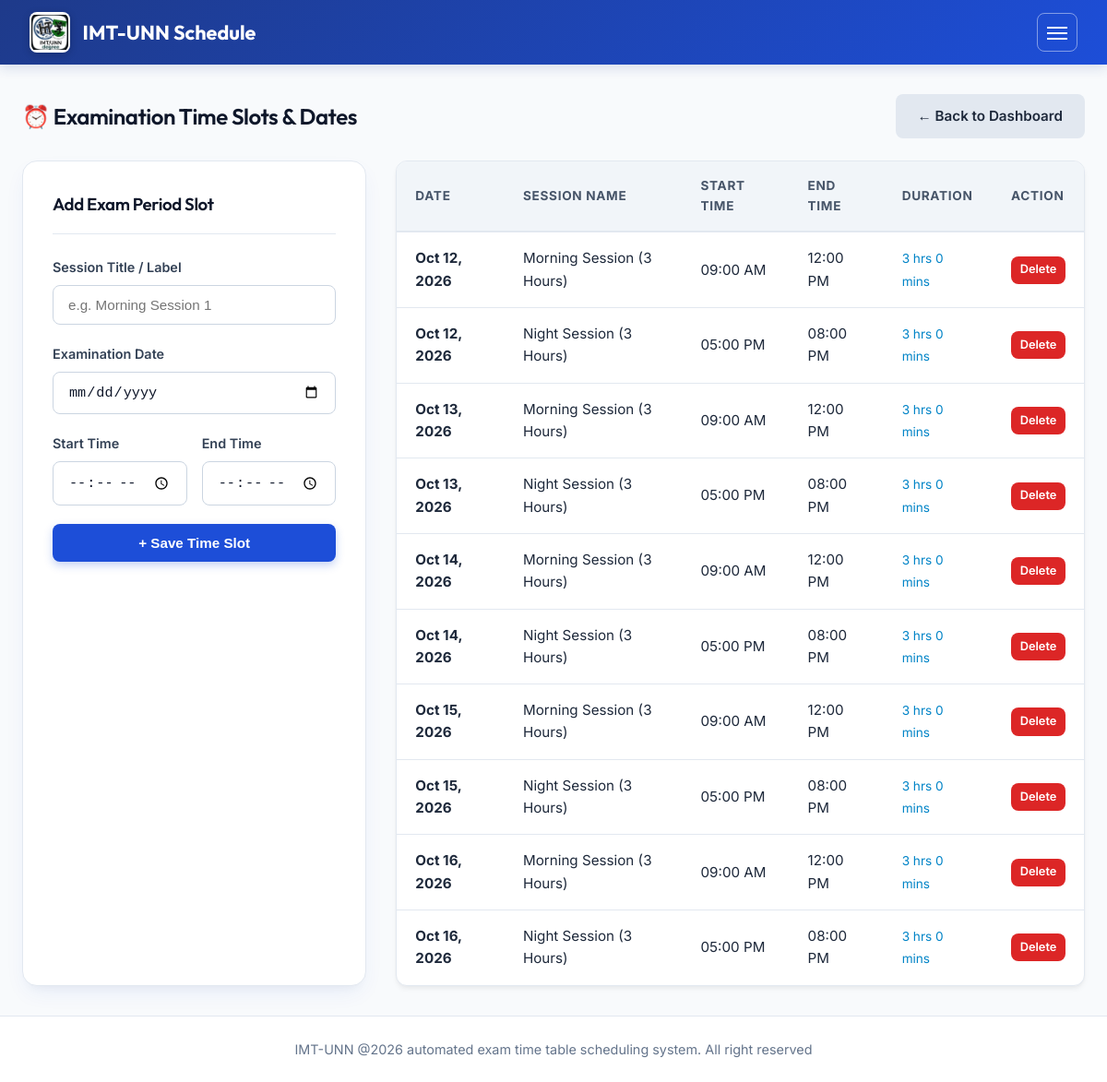
Page /admin/register_period.php (signed in) on the committed database.
### tables this page shows
CREATE TABLE IF NOT EXISTS `periods` (
  `id`          INT AUTO_INCREMENT PRIMARY KEY,
  `period_name` VARCHAR(100) NOT NULL,
  `exam_date`   DATE NOT NULL,
  `start_time`  TIME NOT NULL,
  `end_time`    TIME NOT NULL,
  `created_at`  TIMESTAMP DEFAULT CURRENT_TIMESTAMP
);

### admin/register_period.php (the view, shortened to what this page needs)
<?php
require_once '../includes/db.php';
$periods = $pdo->query("SELECT * FROM periods ORDER BY exam_date ASC, start_time ASC")->fetchAll();
require_once '../includes/header.php';
?>
<div class="page-header">
  <h2>⏰ Examination Time Slots & Dates</h2>
  <a href="dashboard.php" class="btn btn-secondary">&larr; Back to Dashboard</a>
</div>
<div class="management-grid">
  <div class="form-card" style="margin: 0;">
    <div class="form-header">
      <h3>Add Exam Period Slot</h3>
    </div>
    <form action="register_period.php" method="POST">
      <div class="form-group">
        <label for="period_name">Session Title / Label</label>
        <input type="text" id="period_name" name="period_name" class="form-control" placeholder="e.g. Morning Session 1" required>
      </div>
      <div class="form-group">
        <label for="exam_date">Examination Date</label>
        <input type="date" id="exam_date" name="exam_date" class="form-control" required>
      </div>
      <div class="form-grid-2">
        <div class="form-group">
          <label for="start_time">Start Time</label>
          <input type="time" id="start_time" name="start_time" class="form-control" required>
        </div>
        <div class="form-group">
          <label for="end_time">End Time</label>
          <input type="time" id="end_time" name="end_time" class="form-control" required>
        </div>
      </div>
      <button type="submit" name="add_period" class="btn btn-primary" style="width: 100%;">+ Save Time Slot</button>
    </form>
  </div>
  <div class="table-responsive">
    <table class="custom-table">
      <thead>
        <tr>
          <th>Date</th>
          <th>Session Name</th>
          <th>Start Time</th>
          <th>End Time</th>
          <th>Duration</th>
          <th>Action</th>
        </tr>
      </thead>
      <tbody>
        <?php if (!empty($periods)): ?>
          <?php foreach ($periods as $p): ?>
            <?php
              $start = new DateTime($p['start_time']);
              $end = new DateTime($p['end_time']);
              $duration = $start->diff($end)->format('%h hrs %i mins');
            ?>
            <tr>
              <td><strong><?php echo date('M d, Y', strtotime($p['exam_date'])); ?></strong></td>
              <td><?php echo htmlspecialchars($p['period_name']); ?></td>
              <td><?php echo date('h:i A', strtotime($p['start_time'])); ?></td>
              <td><?php echo date('h:i A', strtotime($p['end_time'])); ?></td>
              <td><span style="font-size: 0.85rem; color: var(--accent-info);"><?php echo $duration; ?></span></td>
              <td>
                <a href="register_period.php?delete=<?php echo $p['id']; ?>" onclick="return confirmDelete('Delete this time slot?');" class="btn btn-danger" style="padding: 0.3rem 0.6rem; font-size: 0.8rem;">Delete</a>
              </td>
            </tr>
          <?php endforeach; ?>
        <?php else: ?>
          <tr>
            <td colspan="6" style="text-align: center; color: var(--text-muted);">No exam time slots created yet.</td>
          </tr>
        <?php endif; ?>
      </tbody>
    </table>
  </div>
</div>
<?php require_once '../includes/footer.php'; ?>

### css/style.css (style rules this page uses)
:root { --bg-main: #f8fafc; --bg-card: #ffffff; --bg-card-hover: #f1f5f9; --text-main: #0f172a; --text-muted: #64748b; --accent-primary: #1d4ed8; --accent-primary-hover: #1e40af; --accent-blue-light: #eff6ff; --accent-success: #059669; --accent-warning: #d97706; --accent-danger: #dc2626; --accent-info: #0284c7; --border-color: #e2e8f0; --nav-bg: linear-gradient(135deg, #1e3a8a 0%, #1d4ed8 100%); --radius-sm: 8px; --radius-md: 12px; --radius-lg: 16px; --shadow-main: 0 10px 25px -5px rgba(29, 78, 216, 0.08), 0 8px 10px -6px rgba(0, 0, 0, 0.04); --shadow-card: 0 4px 6px -1px rgba(0, 0, 0, 0.05), 0 2px 4px -1px rgba(0, 0, 0, 0.03); --transition: all 0.25s cubic-bezier(0.4, 0, 0.2, 1); }
* { box-sizing: border-box; margin: 0; padding: 0; }
body { font-family: 'Inter', sans-serif; background-color: var(--bg-main); color: var(--text-main); min-height: 100vh; display: flex; flex-direction: column; line-height: 1.6; }
h1, h2, h3, h4, h5, h6 { font-family: 'Outfit', sans-serif; font-weight: 600; color: #0f172a; letter-spacing: -0.02em; }
a { color: var(--accent-primary); text-decoration: none; transition: var(--transition); }
.form-card { background: var(--bg-card); border: 1px solid var(--border-color); border-radius: var(--radius-lg); padding: 2rem; max-width: 650px; margin: 0 auto 2rem; box-shadow: var(--shadow-main); }
.form-header { margin-bottom: 1.5rem; border-bottom: 1px solid var(--border-color); padding-bottom: 1rem; }
.form-group { margin-bottom: 1.25rem; }
.form-group label { display: block; font-size: 0.9rem; font-weight: 600; margin-bottom: 0.5rem; color: #334155; }
.form-control { width: 100%; padding: 0.75rem 1rem; background: #ffffff; border: 1px solid #cbd5e1; border-radius: var(--radius-sm); color: var(--text-main); font-size: 0.95rem; transition: var(--transition); }
.form-grid-2 { display: grid; grid-template-columns: 1fr 1fr; gap: 1rem; }
.btn { display: inline-flex; align-items: center; justify-content: center; gap: 0.5rem; padding: 0.75rem 1.5rem; font-size: 0.95rem; font-weight: 600; border-radius: var(--radius-sm); border: none; cursor: pointer; transition: var(--transition); }
.btn-primary { background: var(--accent-primary); color: #ffffff; box-shadow: 0 4px 10px rgba(29, 78, 216, 0.25); }
.btn-danger { background: var(--accent-danger); color: #ffffff; }
.btn-secondary { background: #e2e8f0; color: #1e293b; }
.table-responsive { width: 100%; overflow-x: auto; background: var(--bg-card); border: 1px solid var(--border-color); border-radius: var(--radius-md); box-shadow: var(--shadow-card); }
.custom-table { width: 100%; border-collapse: collapse; text-align: left; }
.custom-table th { background: #f1f5f9; padding: 1rem 1.25rem; font-size: 0.85rem; text-transform: uppercase; letter-spacing: 0.05em; color: #475569; border-bottom: 2px solid var(--border-color); font-weight: 700; }
.custom-table td { padding: 1rem 1.25rem; border-bottom: 1px solid var(--border-color); font-size: 0.95rem; color: #1e293b; }
.custom-table tbody tr:last-child td { border-bottom: none; }
.page-header { display: flex; justify-content: space-between; align-items: center; gap: 1rem; margin-bottom: 1.5rem; }
.management-grid { display: grid; grid-template-columns: 1fr 2fr; gap: 2rem; }

### rows in the picture
periods: exam_date "Oct 12, 2026", period_name "Morning Session (3 Hours)", start_time "09:00 AM", end_time "12:00 PM", duration "3 hrs 0 mins"
periods: exam_date "Oct 12, 2026", period_name "Night Session (3 Hours)", start_time "05:00 PM", end_time "08:00 PM", duration "3 hrs 0 mins"
periods: exam_date "Oct 13, 2026", period_name "Morning Session (3 Hours)", start_time "09:00 AM", end_time "12:00 PM", duration "3 hrs 0 mins"
periods: exam_date "Oct 13, 2026", period_name "Night Session (3 Hours)", start_time "05:00 PM", end_time "08:00 PM", duration "3 hrs 0 mins"
periods: exam_date "Oct 14, 2026", period_name "Morning Session (3 Hours)", start_time "09:00 AM", end_time "12:00 PM", duration "3 hrs 0 mins"
periods: exam_date "Oct 14, 2026", period_name "Night Session (3 Hours)", start_time "05:00 PM", end_time "08:00 PM", duration "3 hrs 0 mins"
periods: exam_date "Oct 15, 2026", period_name "Morning Session (3 Hours)", start_time "09:00 AM", end_time "12:00 PM", duration "3 hrs 0 mins"
periods: exam_date "Oct 15, 2026", period_name "Night Session (3 Hours)", start_time "05:00 PM", end_time "08:00 PM", duration "3 hrs 0 mins"
periods: exam_date "Oct 16, 2026", period_name "Morning Session (3 Hours)", start_time "09:00 AM", end_time "12:00 PM", duration "3 hrs 0 mins"
periods: exam_date "Oct 16, 2026", period_name "Night Session (3 Hours)", start_time "05:00 PM", end_time "08:00 PM", duration "3 hrs 0 mins"
